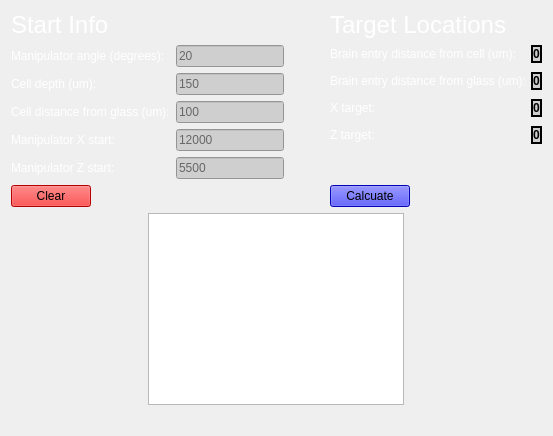
      <widget class="QWidget" name="pipette_calculator">
       <attribute name="title">
        <string>Pipette Calculator</string>
       </attribute>
       <layout class="QGridLayout" name="gridLayout_7">
        <item row="0" column="0">
         <layout class="QGridLayout" name="gridLayout_12">
          <item row="2" column="0">
           <widget class="QPushButton" name="button_clear_pipette_calculator">
            <property name="sizePolicy">
             <sizepolicy hsizetype="Maximum" vsizetype="Fixed">
              <horstretch>0</horstretch>
              <verstretch>0</verstretch>
             </sizepolicy>
            </property>
            <property name="styleSheet">
             <string notr="true">background-color: rgb(255, 0, 0);</string>
            </property>
            <property name="text">
             <string>Clear</string>
            </property>
           </widget>
          </item>
          <item row="2" column="3">
           <widget class="QPushButton" name="button_pipette_calculate">
            <property name="sizePolicy">
             <sizepolicy hsizetype="Maximum" vsizetype="Fixed">
              <horstretch>0</horstretch>
              <verstretch>0</verstretch>
             </sizepolicy>
            </property>
            <property name="styleSheet">
             <string notr="true">background-color: rgb(0, 0, 255);</string>
            </property>
            <property name="text">
             <string>Calcuate</string>
            </property>
           </widget>
          </item>
          <item row="2" column="2">
           <spacer name="horizontalSpacer_2">
            <property name="orientation">
             <enum>Qt::Horizontal</enum>
            </property>
            <property name="sizeType">
             <enum>QSizePolicy::Maximum</enum>
            </property>
            <property name="sizeHint" stdset="0">
             <size>
              <width>40</width>
              <height>20</height>
             </size>
            </property>
           </spacer>
          </item>
          <item row="1" column="0" colspan="2">
           <layout class="QFormLayout" name="start_locs_calc">
            <property name="fieldGrowthPolicy">
             <enum>QFormLayout::ExpandingFieldsGrow</enum>
            </property>
            <item row="0" column="0">
             <widget class="QLabel" name="label_manipulator_angle_calc">
              <property name="text">
               <string>&lt;html&gt;&lt;head/&gt;&lt;body&gt;&lt;p&gt;&lt;span style=&quot; color:#ffffff;&quot;&gt;Manipulator angle (degrees):&lt;/span&gt;&lt;/p&gt;&lt;/body&gt;&lt;/html&gt;</string>
              </property>
              <property name="buddy">
               <cstring>info_manipulator_angle_calc</cstring>
              </property>
             </widget>
            </item>
            <item row="0" column="1">
             <widget class="QLineEdit" name="info_manipulator_angle_calc">
              <property name="styleSheet">
               <string notr="true">background-color: rgb(207, 207, 207);</string>
              </property>
              <property name="placeholderText">
               <string>20</string>
              </property>
             </widget>
            </item>
            <item row="1" column="0">
             <widget class="QLabel" name="label_cell_depth_calc">
              <property name="text">
               <string>&lt;html&gt;&lt;head/&gt;&lt;body&gt;&lt;p&gt;&lt;span style=&quot; color:#ffffff;&quot;&gt;Cell depth (um):&lt;/span&gt;&lt;/p&gt;&lt;/body&gt;&lt;/html&gt;</string>
              </property>
              <property name="buddy">
               <cstring>info_cell_dept_calc</cstring>
              </property>
             </widget>
            </item>
            <item row="1" column="1">
             <widget class="QLineEdit" name="info_cell_dept_calc">
              <property name="styleSheet">
               <string notr="true">background-color: rgb(207, 207, 207);</string>
              </property>
              <property name="placeholderText">
               <string>150</string>
              </property>
             </widget>
            </item>
            <item row="2" column="0">
             <widget class="QLabel" name="label_cell_glass_distance_calc">
              <property name="text">
               <string>&lt;html&gt;&lt;head/&gt;&lt;body&gt;&lt;p&gt;&lt;span style=&quot; color:#ffffff;&quot;&gt;Cell distance from glass (um):&lt;/span&gt;&lt;/p&gt;&lt;/body&gt;&lt;/html&gt;</string>
              </property>
              <property name="buddy">
               <cstring>info_glass_distance_calc</cstring>
              </property>
             </widget>
            </item>
            <item row="2" column="1">
             <widget class="QLineEdit" name="info_glass_distance_calc">
              <property name="styleSheet">
               <string notr="true">background-color: rgb(207, 207, 207);</string>
              </property>
              <property name="placeholderText">
               <string>100</string>
              </property>
             </widget>
            </item>
            <item row="3" column="0">
             <widget class="QLabel" name="label_manipulator_x_start_calc">
              <property name="text">
               <string>&lt;html&gt;&lt;head/&gt;&lt;body&gt;&lt;p&gt;&lt;span style=&quot; color:#ffffff;&quot;&gt;Manipulator X start:&lt;/span&gt;&lt;/p&gt;&lt;/body&gt;&lt;/html&gt;</string>
              </property>
              <property name="buddy">
               <cstring>info_x_start_calc</cstring>
              </property>
             </widget>
            </item>
            <item row="3" column="1">
             <widget class="QLineEdit" name="info_x_start_calc">
              <property name="styleSheet">
               <string notr="true">background-color: rgb(207, 207, 207);</string>
              </property>
              <property name="placeholderText">
               <string>12000</string>
              </property>
             </widget>
            </item>
            <item row="4" column="0">
             <widget class="QLabel" name="label_manipulator_z_start_calc">
              <property name="text">
               <string>&lt;html&gt;&lt;head/&gt;&lt;body&gt;&lt;p&gt;&lt;span style=&quot; color:#ffffff;&quot;&gt;Manipulator Z start:&lt;/span&gt;&lt;/p&gt;&lt;/body&gt;&lt;/html&gt;</string>
              </property>
             </widget>
            </item>
            <item row="4" column="1">
             <widget class="QLineEdit" name="info_z_start_calc">
              <property name="styleSheet">
               <string notr="true">background-color: rgb(207, 207, 207);</string>
              </property>
              <property name="placeholderText">
               <string>5500</string>
              </property>
             </widget>
            </item>
           </layout>
          </item>
          <item row="0" column="0" colspan="2">
           <widget class="QLabel" name="label_start_info">
            <property name="sizePolicy">
             <sizepolicy hsizetype="Expanding" vsizetype="Maximum">
              <horstretch>0</horstretch>
              <verstretch>0</verstretch>
             </sizepolicy>
            </property>
            <property name="maximumSize">
             <size>
              <width>16777215</width>
              <height>16777215</height>
             </size>
            </property>
            <property name="font">
             <font>
              <pointsize>18</pointsize>
             </font>
            </property>
            <property name="text">
             <string>&lt;html&gt;&lt;head/&gt;&lt;body&gt;&lt;p&gt;&lt;span style=&quot; color:#ffffff;&quot;&gt;Start Info&lt;/span&gt;&lt;/p&gt;&lt;/body&gt;&lt;/html&gt;</string>
            </property>
           </widget>
          </item>
          <item row="1" column="3">
           <layout class="QFormLayout" name="target_locs_calc">
            <property name="fieldGrowthPolicy">
             <enum>QFormLayout::ExpandingFieldsGrow</enum>
            </property>
            <property name="horizontalSpacing">
             <number>5</number>
            </property>
            <property name="verticalSpacing">
             <number>9</number>
            </property>
            <item row="0" column="0">
             <widget class="QLabel" name="label_entry_dist_from_cell_calc">
              <property name="text">
               <string>&lt;html&gt;&lt;head/&gt;&lt;body&gt;&lt;p&gt;&lt;span style=&quot; color:#ffffff;&quot;&gt;Brain entry distance from cell (um):&lt;/span&gt;&lt;/p&gt;&lt;/body&gt;&lt;/html&gt;</string>
              </property>
             </widget>
            </item>
            <item row="0" column="1">
             <widget class="QLabel" name="info_entry_dist_from_cell_calc">
              <property name="sizePolicy">
               <sizepolicy hsizetype="Expanding" vsizetype="Preferred">
                <horstretch>0</horstretch>
                <verstretch>0</verstretch>
               </sizepolicy>
              </property>
              <property name="font">
               <font>
                <weight>75</weight>
                <bold>true</bold>
               </font>
              </property>
              <property name="styleSheet">
               <string notr="true">background-color: rgb(207, 207, 207);</string>
              </property>
              <property name="frameShape">
               <enum>QFrame::Box</enum>
              </property>
              <property name="frameShadow">
               <enum>QFrame::Plain</enum>
              </property>
              <property name="lineWidth">
               <number>2</number>
              </property>
              <property name="text">
               <string>0</string>
              </property>
              <property name="textFormat">
               <enum>Qt::PlainText</enum>
              </property>
              <property name="alignment">
               <set>Qt::AlignCenter</set>
              </property>
             </widget>
            </item>
            <item row="1" column="0">
             <widget class="QLabel" name="label_entry_dist_from_glass_calc">
              <property name="text">
               <string>&lt;html&gt;&lt;head/&gt;&lt;body&gt;&lt;p&gt;&lt;span style=&quot; color:#ffffff;&quot;&gt;Brain entry distance from glass (um):&lt;/span&gt;&lt;/p&gt;&lt;/body&gt;&lt;/html&gt;</string>
              </property>
             </widget>
            </item>
            <item row="1" column="1">
             <widget class="QLabel" name="info_entry_dist_from_glass_calc">
              <property name="sizePolicy">
               <sizepolicy hsizetype="Expanding" vsizetype="Preferred">
                <horstretch>0</horstretch>
                <verstretch>0</verstretch>
               </sizepolicy>
              </property>
              <property name="font">
               <font>
                <weight>75</weight>
                <bold>true</bold>
               </font>
              </property>
              <property name="styleSheet">
               <string notr="true">background-color: rgb(207, 207, 207);</string>
              </property>
              <property name="frameShape">
               <enum>QFrame::Box</enum>
              </property>
              <property name="lineWidth">
               <number>2</number>
              </property>
              <property name="text">
               <string>0</string>
              </property>
              <property name="alignment">
               <set>Qt::AlignCenter</set>
              </property>
             </widget>
            </item>
            <item row="2" column="0">
             <widget class="QLabel" name="label_x_tar_calc">
              <property name="text">
               <string>&lt;html&gt;&lt;head/&gt;&lt;body&gt;&lt;p&gt;&lt;span style=&quot; color:#ffffff;&quot;&gt;X target:&lt;/span&gt;&lt;/p&gt;&lt;/body&gt;&lt;/html&gt;</string>
              </property>
             </widget>
            </item>
            <item row="2" column="1">
             <widget class="QLabel" name="info_x_tar_calc">
              <property name="sizePolicy">
               <sizepolicy hsizetype="Expanding" vsizetype="Preferred">
                <horstretch>0</horstretch>
                <verstretch>0</verstretch>
               </sizepolicy>
              </property>
              <property name="font">
               <font>
                <weight>75</weight>
                <bold>true</bold>
               </font>
              </property>
              <property name="styleSheet">
               <string notr="true">background-color: rgb(207, 207, 207);</string>
              </property>
              <property name="frameShape">
               <enum>QFrame::Box</enum>
              </property>
              <property name="lineWidth">
               <number>2</number>
              </property>
              <property name="text">
               <string>0</string>
              </property>
              <property name="alignment">
               <set>Qt::AlignCenter</set>
              </property>
             </widget>
            </item>
            <item row="3" column="0">
             <widget class="QLabel" name="label_z_tar_calc">
              <property name="text">
               <string>&lt;html&gt;&lt;head/&gt;&lt;body&gt;&lt;p&gt;&lt;span style=&quot; color:#ffffff;&quot;&gt;Z target:&lt;/span&gt;&lt;/p&gt;&lt;/body&gt;&lt;/html&gt;</string>
              </property>
             </widget>
            </item>
            <item row="3" column="1">
             <widget class="QLabel" name="info_z_tar_calc">
              <property name="sizePolicy">
               <sizepolicy hsizetype="Expanding" vsizetype="Preferred">
                <horstretch>0</horstretch>
                <verstretch>0</verstretch>
               </sizepolicy>
              </property>
              <property name="font">
               <font>
                <weight>75</weight>
                <bold>true</bold>
               </font>
              </property>
              <property name="styleSheet">
               <string notr="true">background-color: rgb(207, 207, 207);</string>
              </property>
              <property name="frameShape">
               <enum>QFrame::Box</enum>
              </property>
              <property name="lineWidth">
               <number>2</number>
              </property>
              <property name="text">
               <string>0</string>
              </property>
              <property name="alignment">
               <set>Qt::AlignCenter</set>
              </property>
             </widget>
            </item>
           </layout>
          </item>
          <item row="0" column="3">
           <widget class="QLabel" name="label_target_locs">
            <property name="sizePolicy">
             <sizepolicy hsizetype="Minimum" vsizetype="Preferred">
              <horstretch>0</horstretch>
              <verstretch>0</verstretch>
             </sizepolicy>
            </property>
            <property name="maximumSize">
             <size>
              <width>16777215</width>
              <height>16777215</height>
             </size>
            </property>
            <property name="font">
             <font>
              <pointsize>18</pointsize>
             </font>
            </property>
            <property name="text">
             <string>&lt;html&gt;&lt;head/&gt;&lt;body&gt;&lt;p&gt;&lt;span style=&quot; color:#ffffff;&quot;&gt;Target Locations&lt;/span&gt;&lt;/p&gt;&lt;/body&gt;&lt;/html&gt;</string>
            </property>
           </widget>
          </item>
          <item row="1" column="2">
           <spacer name="horizontalSpacer_3">
            <property name="orientation">
             <enum>Qt::Horizontal</enum>
            </property>
            <property name="sizeType">
             <enum>QSizePolicy::Maximum</enum>
            </property>
            <property name="sizeHint" stdset="0">
             <size>
              <width>40</width>
              <height>20</height>
             </size>
            </property>
           </spacer>
          </item>
         </layout>
        </item>
        <item row="1" column="0">
         <layout class="QGridLayout" name="gridLayout_24">
          <item row="1" column="0">
           <widget class="QLabel" name="label_6">
            <property name="sizePolicy">
             <sizepolicy hsizetype="Preferred" vsizetype="MinimumExpanding">
              <horstretch>0</horstretch>
              <verstretch>0</verstretch>
             </sizepolicy>
            </property>
            <property name="maximumSize">
             <size>
              <width>16777215</width>
              <height>500</height>
             </size>
            </property>
            <property name="text">
             <string>&lt;html&gt;&lt;head/&gt;&lt;body&gt;&lt;p&gt;&lt;img src=&quot;:/images/z-projection_patch.png&quot;/&gt;&lt;/p&gt;&lt;/body&gt;&lt;/html&gt;</string>
            </property>
            <property name="alignment">
             <set>Qt::AlignCenter</set>
            </property>
           </widget>
          </item>
          <item row="0" column="0">
           <widget class="QTextBrowser" name="textBrowser">
            <property name="sizePolicy">
             <sizepolicy hsizetype="Fixed" vsizetype="Minimum">
              <horstretch>0</horstretch>
              <verstretch>0</verstretch>
             </sizepolicy>
            </property>
            <property name="minimumSize">
             <size>
              <width>0</width>
              <height>20</height>
             </size>
            </property>
            <property name="html">
             <string>&lt;!DOCTYPE HTML PUBLIC &quot;-//W3C//DTD HTML 4.0//EN&quot; &quot;http://www.w3.org/TR/REC-html40/strict.dtd&quot;&gt;
&lt;html&gt;&lt;head&gt;&lt;meta name=&quot;qrichtext&quot; content=&quot;1&quot; /&gt;&lt;style type=&quot;text/css&quot;&gt;
p, li { white-space: pre-wrap; }
&lt;/style&gt;&lt;/head&gt;&lt;body style=&quot; font-family:'Sans Serif'; font-size:9pt; font-weight:400; font-style:normal;&quot;&gt;
&lt;p style=&quot; margin-top:0px; margin-bottom:0px; margin-left:0px; margin-right:0px; -qt-block-indent:0; text-indent:0px;&quot;&gt;&lt;span style=&quot; font-size:10pt; font-weight:600; color:#ffffff;&quot;&gt;Pressure info:&lt;/span&gt;&lt;/p&gt;
&lt;p style=&quot; margin-top:0px; margin-bottom:0px; margin-left:0px; margin-right:0px; -qt-block-indent:0; text-indent:0px;&quot;&gt;&lt;span style=&quot; font-size:8pt; color:#ffffff;&quot;&gt;PBS: &lt;/span&gt;&lt;span style=&quot; font-size:8pt; font-weight:600; color:#ffffff;&quot;&gt;1 PSI&lt;/span&gt;&lt;/p&gt;
&lt;p style=&quot; margin-top:0px; margin-bottom:0px; margin-left:0px; margin-right:0px; -qt-block-indent:0; text-indent:0px;&quot;&gt;&lt;span style=&quot; font-size:8pt; color:#ffffff;&quot;&gt;Brain entry: &lt;/span&gt;&lt;span style=&quot; font-size:8pt; font-weight:600; color:#ffffff;&quot;&gt;8 PSI&lt;/span&gt;&lt;/p&gt;
&lt;p style=&quot; margin-top:0px; margin-bottom:0px; margin-left:0px; margin-right:0px; -qt-block-indent:0; text-indent:0px;&quot;&gt;&lt;span style=&quot; font-size:8pt; color:#ffffff;&quot;&gt;Post entry: &lt;/span&gt;&lt;span style=&quot; font-size:8pt; font-weight:600; color:#ffffff;&quot;&gt;4 PSI&lt;/span&gt;&lt;/p&gt;
&lt;p style=&quot; margin-top:0px; margin-bottom:0px; margin-left:0px; margin-right:0px; -qt-block-indent:0; text-indent:0px;&quot;&gt;&lt;span style=&quot; font-size:8pt; color:#ffffff;&quot;&gt;Cell area: &lt;/span&gt;&lt;span style=&quot; font-size:8pt; font-weight:600; color:#ffffff;&quot;&gt;1.5 PSI&lt;/span&gt;&lt;/p&gt;
&lt;p style=&quot; margin-top:0px; margin-bottom:0px; margin-left:0px; margin-right:0px; -qt-block-indent:0; text-indent:0px;&quot;&gt;&lt;span style=&quot; font-size:8pt; color:#ffffff;&quot;&gt;Close to target: &lt;/span&gt;&lt;span style=&quot; font-size:8pt; font-weight:600; color:#ffffff;&quot;&gt;0.4 PSI&lt;/span&gt;&lt;/p&gt;&lt;/body&gt;&lt;/html&gt;</string>
            </property>
           </widget>
          </item>
         </layout>
        </item>
       </layout>
      </widget>
